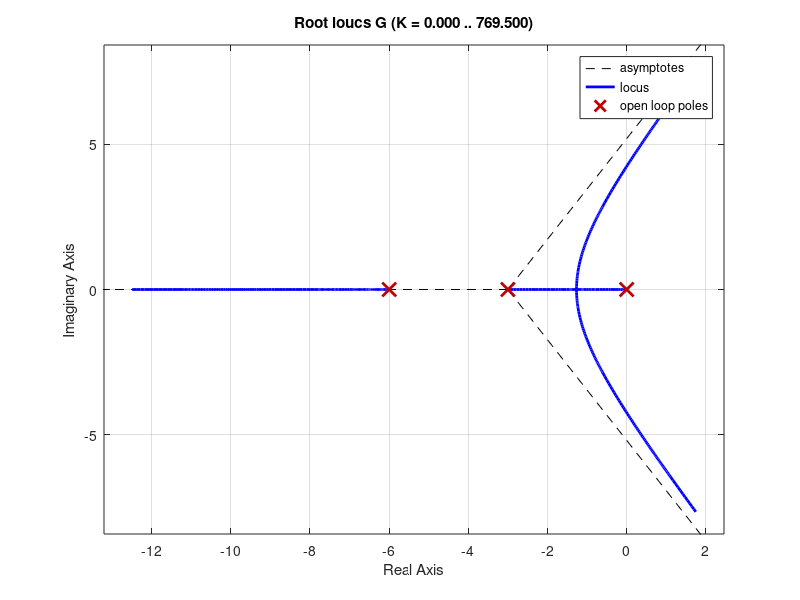

Write the MATLAB code that produced this figure. (Note: this script raises an error after producing the figure.)
clear; clf; clc;
num = 1; den = poly([0 -3 -6]);
%sebelum kompensasi
G = tf(num,den)
%Hanya menggunakan G karena feedback H bernilai 1
pos = 10
z = -log(pos/100)/sqrt(pi^2 + [-log(pos/100)]^2)
rlocus(G);
sgrid(z,0);

%{
[K,p] = rlocfind(G)
s=tf('s')
Kvo = dcgain(K*G*s)
esso = 1/(1+Kvo)

%setelah kompensasi
zcpc = 10;
pc = 0.01;
zc = pc * zcpc

%lag compensator
numc = [1 zc]; denc = [1 pc];
Gc = tf(numc,denc)
Gt = G*Gc
rlocus(Gt);
sgrid(z,0);

[Kt,pt] = rlocfind(Gt)
Kvt = dcgain(Kt*Gt*s)
esst = 1/(1+Kvt)

%step input
T = feedback(K*G,1)
step(T)
hold on
Tt = feedback(Kt*Gt,1)
step(Tt);

%ramp input
t = [0:0.1:10];

T = feedback(K*G,1)
step(T/s, t)
hold on
Tt = feedback(Kt*Gt,1)
step(Tt/s, t)

Tso = 4/abs(real(p(2)))
Tsc = 4/abs(real(pt(2)))
%}
